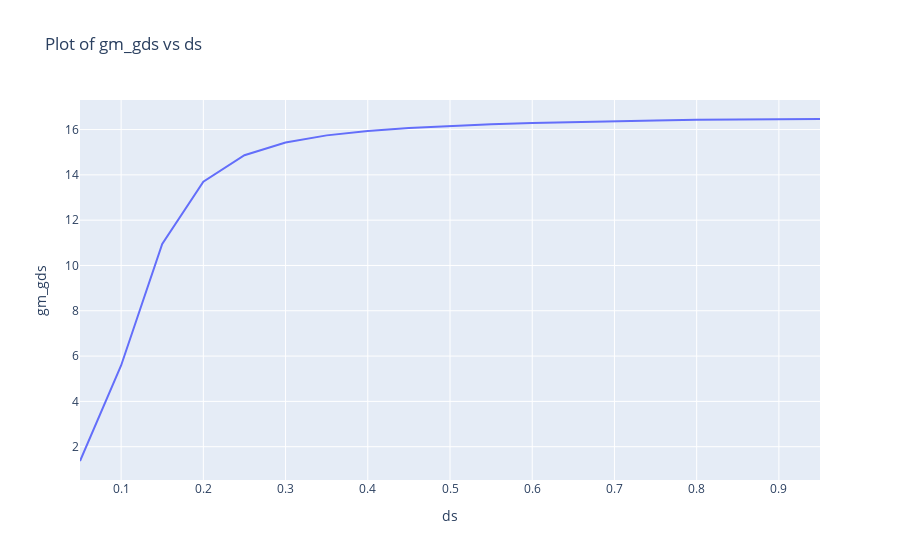

The cell this chart's notebook holds for it:
### Markdown cell above
## A comment about vdsat

- Do the parameters we look up depend on the Drain Source Voltage (ds)?
  - Absolutely.
- Do we have to provide ds value explicitly when using `look_up`?
  - No. The default of **VDD** is internally.
- How much effect does changing `ds` have?
  - Look for yourself in the code below.
- What are the expectations?
  - We should observe that above a certain voltage (ideally `vdsat`) our values of interest should not change much.
  - Ideally this `vdsat` should be `vgs - vth`
  - It could also be `2/gm_id`.
  - What is the actual conservative approach we should be using for the design?

Please make your own observations.
Change gm_id to see the changes in the observed `vdsat` vs your estimation of `vdsat` using `vgs - vth` and `2/gm_id` methods.
This can often lead to correct voltage headroom expectations and less surprises across corners.

### Code cell
outvar = "gm_gds"
ds_sweep = np.arange(50e-3, VDD, 50e-3)

y = [look_up(nmos, outvar, gm_id=15, length=L_MIN, ds=ds) for ds in ds_sweep]

fig = go.Figure()

fig.add_trace(go.Scatter(x=ds_sweep, y=y, mode='lines'))

fig.update_layout(title=f'Plot of {outvar} vs ds', xaxis_title='ds', yaxis_title=f'{outvar}')
fig.show()

### Figure 1 — Plotly figure (JSON) as saved in the notebook; plotly's stock layout.template omitted (floating-point values rounded to 4 significant figures)
{"data": [{"mode": "lines", "type": "scatter", "x": [0.05, 0.1, 0.15, 0.2, 0.25, 0.3, 0.35, 0.4, 0.45, 0.5, 0.55, 0.6, 0.65, 0.7, 0.75, 0.8, 0.85, 0.9, 0.95], "y": [1.368, 5.585, 10.95, 13.7, 14.87, 15.43, 15.74, 15.94, 16.07, 16.16, 16.23, 16.29, 16.33, 16.37, 16.4, 16.43, 16.45, 16.46, 16.47]}], "layout": {"title": {"text": "Plot of gm_gds vs ds"}, "xaxis": {"title": {"text": "ds"}}, "yaxis": {"title": {"text": "gm_gds"}}}}
